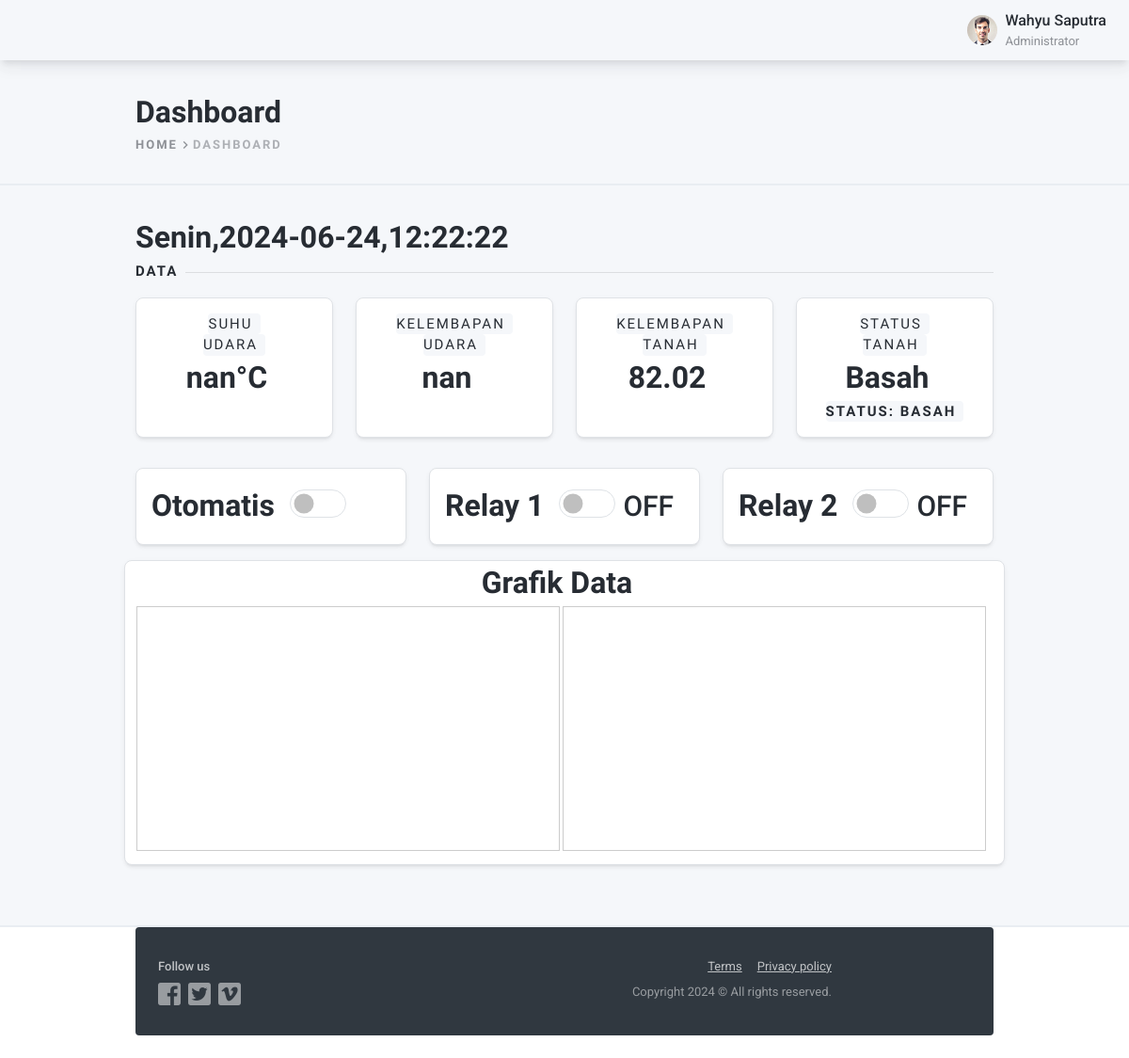
/layout/index.php, run on the app's committed database.
### tables this page shows
CREATE TABLE `logs` (
  `id_logs` int(6) UNSIGNED NOT NULL,
  `tanggal` date DEFAULT NULL,
  `hari` varchar(30) DEFAULT NULL,
  `waktu` time DEFAULT NULL,
  `suhu` varchar(10) DEFAULT NULL,
  `kelembapan` varchar(10) DEFAULT NULL,
  `kelembapan_tanah` varchar(10) DEFAULT NULL,
  `relay1` int(2) NOT NULL,
  `relay2` int(2) NOT NULL,
  `relay3` int(2) NOT NULL,
  `relayotomatis` int(2) NOT NULL
);

### layout/index.php (the view, shortened to what this page needs)
<!DOCTYPE html>
<html lang="en"
      dir="ltr">
    <head>
        <link href="https://cdn.jsdelivr.net/npm/bootstrap@5.3.3/dist/css/bootstrap.min.css" rel="stylesheet">
        <link type="text/css"
              href="assets/vendor/perfect-scrollbar.css"
              rel="stylesheet">
        <link type="text/css"
              href="assets/css/material-icons.css"
              rel="stylesheet">
        <link type="text/css"
              href="assets/css/fontawesome.css"
              rel="stylesheet">
        <link type="text/css"
              href="assets/vendor/spinkit.css"
              rel="stylesheet">
        <link type="text/css"
              href="assets/css/preloader.css"
              rel="stylesheet">
        <link type="text/css"
              href="assets/css/app.css"
              rel="stylesheet">
        <link type="text/css"
              href="assets/css/dark-mode.css"
              rel="stylesheet">
        <link type="text/css"
              href="assets/vendor/jqvmap/jqvmap.min.css"
              rel="stylesheet">
    </head>
    <body class="layout-app layout-sticky-subnav ">
        <div class="mdk-drawer-layout js-mdk-drawer-layout"
             data-push
             data-responsive-width="992px">
            <div class="mdk-drawer-layout__content page-content">
                <div class="navbar navbar-expand navbar-shadow px-0  pl-lg-16pt navbar-light bg-body"
                     id="default-navbar"
                     data-primary>
                    <div class="nav navbar-nav flex-nowrap d-flex ml-0 mr-16pt">
                        <div class="nav-item  d-none d-sm-flex">
                            <a href="#"
                               class="nav-link d-flex align-items-center"
                               >
                                <img width="32"
                                     height="32"
                                     class="rounded-circle mr-8pt"
                                     src="assets/images/people/50/guy-3.jpg"
                                     alt="account" />
                                <span class="flex d-flex flex-column mr-8pt">
                                    <span class="navbar-text-100">Wahyu Saputra</span>
                                    <small class="navbar-text-50">Administrator</small>
                                </span>
                            </a>
                        </div>
                    </div>
                </div>
                <?php
	require_once('koneksi.php');
	$query1="SELECT * FROM logs ORDER BY id_logs DESC LIMIT 1 ";
	$result=mysqli_query($conn,$query1);
    $data= mysqli_fetch_array($result);
    $relay1=$data['relay1'];
    $relay2=$data['relay2'];
    $relayotomatis=$data['relayotomatis'];
    ?>
                <div class="border-bottom-2 py-32pt position-relative z-1">
                    <div class="container-fluid page__container d-flex flex-column flex-md-row align-items-center text-center text-sm-left">
                        <div class="flex d-flex flex-column flex-sm-row align-items-center mb-24pt mb-md-0">
                            <div class="mb-24pt mb-sm-0 mr-sm-24pt">
                                <h2 class="mb-0">Dashboard</h2>
                                <ol class="breadcrumb p-0 m-0">
                                    <li class="breadcrumb-item"><a href="index.html">Home</a></li>
                                    <li class="breadcrumb-item active">
                                        Dashboard
                                    </li>
                                </ol>
                            </div>
                        </div>
                    </div>
                </div>
                <div class="container-fluid page__container">
                    <div class="page-section">
                        <div>
                            <div class="h2 mb-0 mr-3"><?php echo $data['hari'] ?>,<?php echo $data['tanggal'] ?>,<?php echo $data['waktu'] ?>  </div>
                        </div>
                        <div class="page-separator">
                            <div class="page-separator__text">Data </div>
                        </div>
                        <div class="row card-group-row mb-lg-8pt">
                            <div class="col-xl-3 col-md-6 card-group-row__col">
                                <div class="card card-group-row__card">
                                    <div class="card-body d-flex flex-column align-items-center">
                                    <p class="mb-0 page-separator__text"><strong>Suhu </strong></p>
                                    <p class="mb-0 page-separator__text"><strong>Udara</strong></p>
                                        <div class="d-flex align-items-center">
                                            <div class="h2 mb-0 mr-3"><?php echo $data['suhu'] ?>°C</div>
                                        </div>
                                    </div>
                                </div>
                            </div>
                            <div class="col-xl-3 col-md-6 card-group-row__col">
                                <div class="card card-group-row__card">
                                    <div class="card-body d-flex flex-column align-items-center">
                                    <p class="mb-0 page-separator__text"><strong>Kelembapan</strong></p>
                                    <p class="mb-0 page-separator__text"><strong>Udara</strong></p>
                                        <div class="d-flex align-items-center">
                                            <div class="h2 mb-0 mr-3"><?php echo $data['kelembapan'] ?></div>
                                        </div>
                                    </div>
                                </div>
                            </div>
                            <div class="col-xl-3 col-md-6 card-group-row__col">
                                <div class="card card-group-row__card">
                                    <div class="card-body d-flex flex-column align-items-center">
                                    <p class="mb-0 page-separator__text"><strong>Kelembapan</strong></p>
                                    <p class="mb-0 page-separator__text"><strong>Tanah</strong></p>
                                        <div class="d-flex align-items-center">
                                            <div class="h2 mb-0 mr-3"><?php echo $data['kelembapan_tanah'] ?></div>
                                        </div>
                                    </div>
                                </div>
                            </div>
                            <div class="col-xl-3 col-md-6 card-group-row__col">
                                <div class="card card-group-row__card">
                                <div class="card-body d-flex flex-column align-items-center">
                                <p class="mb-0 page-separator__text"><strong>Status</strong></p>
                                <p class="mb-0 page-separator__text"><strong>Tanah</strong></p>
                                <div class="d-flex align-items-center">
                                <div id="soilStatus" class="h2 mb-0 mr-3">
                            <?php
            $kelembapan_tanah = $data['kelembapan_tanah'];
        if ($kelembapan_tanah < 10) {
            echo "SensorOFF";
        } elseif ($kelembapan_tanah >= 10 && $kelembapan_tanah <= 19) {
            echo "Kering";
        } elseif ($kelembapan_tanah >= 20 && $kelembapan_tanah <= 31) {
            echo "Lembab";
        } else {
            echo "Basah";
        }
            ?>
        </div>
    </div>
    <p class="mb-0 page-separator__text">
        <?php
        if ($kelembapan_tanah < 10) {
            echo "Status: SensorOFF";
        } elseif ($kelembapan_tanah >= 10 && $kelembapan_tanah <= 19) {
            echo "Status: Kering";
        } elseif ($kelembapan_tanah >= 20 && $kelembapan_tanah <= 31) {
            echo "Status: Lembab";
        } else {
            echo "Status: Basah";
        }
        ?>
    </p>
</div>
                                </div>
                            </div>
                        </div>
                        <div class="row mb-lg-8pt">
                            <div class="col-lg-4">
                            <div class="card text-black mb-3" >
                                    <div class="card-body d-flex align-items-center">
                                    <div class="h2 mb-0 mr-3">Otomatis</div>
                                        <div class="flex">
                                        <div class="form-check form-switch" style="font-size:30px">
                                            <input class="form-check-input" type="checkbox" id="flexSwitchCheckOtomatis"  onchange="updateSwitch(this.checked)"
                                            <?php if($relayotomatis==1) echo "checked"?> >
                                        <label class="form-check-label" for="flexSwitchCheckOtomatis" id="switch"><span id="switch">
                                        <?php if($relayotomatis==1) echo "1" ;else echo "0";?> </span></label>
                                </div>
                                        </div>
                                    </div>
                                </div>
                            </div>
                        <div class="col-lg-4">
                            <div class="card text-black mb-3" >
                                    <div class="card-body d-flex align-items-center">
                                    <div class="h2 mb-0 mr-3">Relay 1</div>
                                        <div class="flex">
                                        <div class="form-check form-switch" style="font-size:30px">
                                            <input class="form-check-input" type="checkbox" id="flexSwitchCheckRelay1" onchange="updateSwitch1(this.checked)"
                                            <?php if($relay1==1) echo "checked"?> >
                                        <label class="form-check-label" for="flexSwitchCheckRelay1" id="switchLabelRelay1"><span id="switchStatus1" style="padding-left: 3rem;">
                                    <?php if($relay1==1) echo "ON" ;else echo "OFF";?> </span></label>
                                </div>
                                        </div>
                                    </div>
                                </div>
                            </div>
                            <div class="col-lg-4">
                            <div class="card text-black mb-3">
                                    <div class="card-body d-flex align-items-center">
                                    <div class="h2 mb-0 mr-3">Relay 2</div>
                                        <div class="flex">
                                            <div class="form-check form-switch" style="font-size:30px">
                                                <input class="form-check-input" type="checkbox" id="flexSwitchCheckRelay2" onchange="updateSwitch2(this.checked)"
                                            <?php if($relay2==1) echo "checked"?> >
                                        <label class="form-check-label" for="flexSwitchCheckRelay2" id="switchLabelRelay2"><span id="switchStatus2" style="padding-left: 3rem;">
                                    <?php if($relay2==1)  echo "ON" ;else echo "OFF";?> </span></label>
                                </div>
                                        </div>
                                    </div>
                                </div>
                            </div>
                            <div class="card">
                            <div class="mb-lg-8pt">
                            <div class="h2 mb-0 mr-3 center" style="text-align: center;">Grafik Data </div>
                                <iframe width="450" height="260" style="border: 1px solid #cccccc;" src="https://thingspeak.com/channels/2552933/charts/3?bgcolor=%23ffffff&color=%23d62020&dynamic=true&results=60&type=line&update=15"></iframe>
                                    <iframe width="450" height="260" style="border: 1px solid #cccccc;" src="https://thingspeak.com/channels/2552933/charts/2?bgcolor=%23ffffff&color=%23d62020&dynamic=true&results=60&type=line&update=15"></iframe>
                                </div>
                            </div>
                        </div>
                    </div>
                </div>
                <div class="js-fix-footer footer border-top-2">
                    <div class="pb-16pt pb-lg-24pt">
                        <div class="container-fluid page__container">
                            <div class="bg-dark rounded page-section py-lg-32pt px-16pt px-lg-24pt">
                                <div class="row">
                                    <div class="col-md-2 col-sm-4 mb-24pt mb-md-0">
                                        <p class="text-white-70 mb-8pt"><strong>Follow us</strong></p>
                                        <nav class="nav nav-links nav--flush">
                                            <a href="#"
                                               class="nav-link mr-8pt"><img src="assets/images/icon/footer/facebook-square@2x.png"
                                                     width="24"
                                                     height="24"
                                                     alt="Facebook"></a>
                                            <a href="#"
                                               class="nav-link mr-8pt"><img src="assets/images/icon/footer/twitter-square@2x.png"
                                                     width="24"
                                                     height="24"
                                                     alt="Twitter"></a>
                                            <a href="#"
                                               class="nav-link mr-8pt"><img src="assets/images/icon/footer/vimeo-square@2x.png"
                                                     width="24"
                                                     height="24"
                                                     alt="Vimeo"></a>
                                        </nav>
                                    </div>
                                    <div class="col-md-4 text-md-right">
                                    </div>
                                    <div class="col-md-4 text-md-right">
                                        <p class="mb-8pt d-flex align-items-md-center justify-content-md-end">
                                            <a href=""
                                               class="text-white-70 text-underline mr-16pt">Terms</a>
                                            <a href=""
                                               class="text-white-70 text-underline">Privacy policy</a>
                                        </p>
                                        <p class="text-white-50 small mb-0">Copyright 2024 &copy; All rights reserved.</p>
                                    </div>
                                </div>
                            </div>
                        </div>
                    </div>
                </div>
            </div>
        </div>
    </body>
</html>

### layout/assets/css/preloader.css (style rules this page uses)
:root { --sk-size:64px;--sk-color:#fff }

### data on the page
logs: hari "Senin", tanggal "2024-06-24", waktu "12:22:22", suhu "nan", kelembapan "nan", kelembapan_tanah "82.02"
